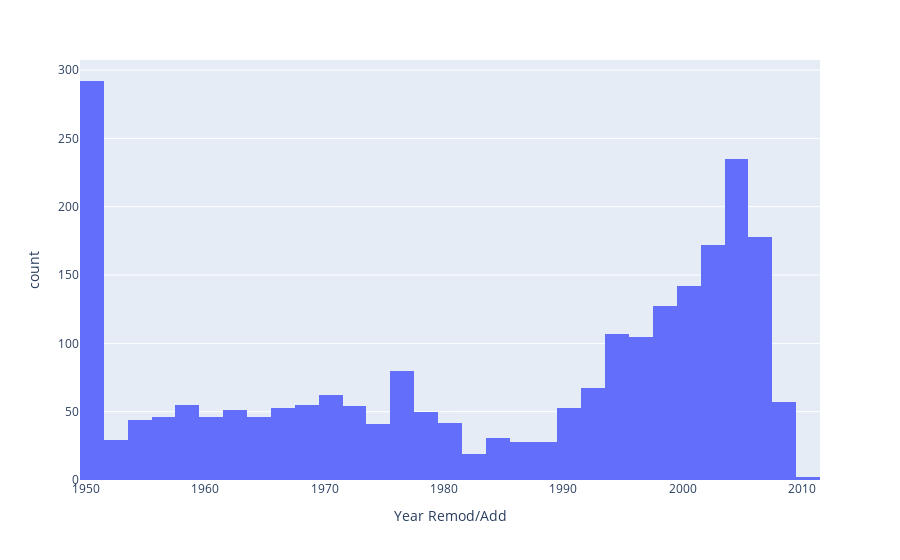

The code cell stored with this chart in its notebook:
### Markdown cell above
We find similar things for the other variables too.

One variable that does look a little bit strange is `Year Remod/Add`. Notice that there is a strange peak at 1950:

### Code cell
px.histogram(ames, x="Year Remod/Add")

### Figure 1 — Plotly figure (JSON) as saved in the notebook; plotly's stock layout.template omitted (floating-point values rounded to 4 significant figures; data arrays with more than 128 entries replaced by an {"elided": "..."} marker saying what was removed)
{"data": [{"alignmentgroup": "True", "bingroup": "x", "hovertemplate": "Year Remod/Add=%{x}<br>count=%{y}<extra></extra>", "legendgroup": "", "marker": {"color": "#636efa", "pattern": {"shape": ""}}, "name": "", "offsetgroup": "", "orientation": "v", "showlegend": false, "type": "histogram", "x": {"elided": "2397 int values"}, "xaxis": "x", "yaxis": "y"}], "layout": {"barmode": "relative", "legend": {"tracegroupgap": 0}, "margin": {"t": 60}, "xaxis": {"anchor": "y", "domain": [0, 1], "title": {"text": "Year Remod/Add"}}, "yaxis": {"anchor": "x", "domain": [0, 1], "title": {"text": "count"}}}}
